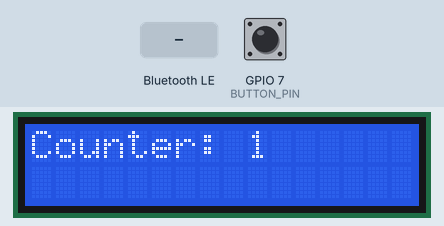
Bench run of a sketch on a simulated ESP32-S3. On the bench: 16×2 character LCD. The inputs (shaded band) are chosen by the test bench; at power-on: GPIO 7 (BUTTON_PIN) HIGH. Nothing arrives over Bluetooth unless stated; a phone connects over Bluetooth LE 3 s after start.

Above: at 1.6 s.
1.7 s: GPIO 7 (BUTTON_PIN) pulled LOW for 0.15 s
At 2.8 s:
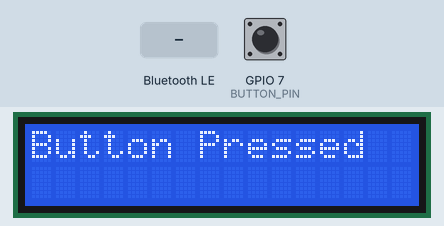
4.8 s: Bluetooth LE write "1" received
At 6.1 s:
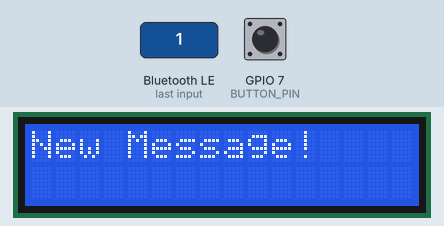
7.8 s: Bluetooth LE write "0" received
10.8 s: Bluetooth LE write "2" received
Timing chart, 0 to 13.8 s (numbered marks = the images above; inputs shaded):
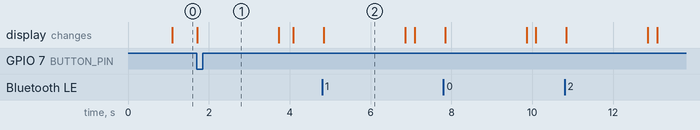

Measured:
- after the input at 1.7 s, the display: changes at once (image 1)
- after the input at 4.8 s, the display: changes at once (image 2)
- what the display in image 2 shows lasts 2.1 s, from 4.8 s to 6.9 s

The sketch:

lab3-3.ino
```cpp
// Filename: lab3-3.ino
// Authors: Ruiqi Liu, Hailey Yuan
// Date: 5/8/2026
// Description: This file runs ISRs from a button, BLE, and timer.
// Gemini-909

// INCLUDES

#include <Wire.h>
#include <LiquidCrystal_I2C.h>
#include <BLEDevice.h>
#include <BLEUtils.h>
#include <BLEServer.h>

// MACROS

#define BUTTON_PIN 7
// Generated random UUIDs for BLE Service and Characteristic
#define SERVICE_UUID        "4fafc201-1fb5-459e-8fcc-c5c9c331914b"
#define CHARACTERISTIC_UUID "beb5483e-36e1-4688-b7f5-ea07361b26a8"

// GLOBAL VARIABLES

// Initialize the LCD display
LiquidCrystal_I2C lcd(0x27, 16, 2);

volatile bool timer_flag = false;
volatile bool button_flag = false;
volatile bool ble_flag = false;

volatile int counter = 0;
volatile unsigned long last_button_time = 0; // Used for debouncing

// FUNCTIONS

// Name: timer_isr
// Description: updates LCD counter using the timer flag.
void IRAM_ATTR timer_isr() {
  counter++;           // Increment the counter
  timer_flag = true;   // Tell the main loop it's time to update the LCD
}

// Name: button_isr
// Description: Sets a flag when the button is pressed.
void IRAM_ATTR button_isr() {
  // Simple software debounce to prevent multiple triggers from one press
  unsigned long current_time = millis();
  if (current_time - last_button_time > 200) {
    button_flag = true; // Tell main loop the button was pressed
    last_button_time = current_time;
  }
}

// Class to handle interrupts from the LightBlue app
class MyCallbacks: public BLECharacteristicCallbacks {
  // Name: onWrite
  // Description: Sets a flag when a signal is recieved using BLE.
  void onWrite(BLECharacteristic *pCharacteristic) {
    // When a signal is received from the LightBlue app, set the flag
    ble_flag = true;
  }
};

// SETUP AND LOOP

hw_timer_t * timer = NULL; // Pointer to our hardware timer

void setup() {
  Serial.begin(115200);

  // =========> Initialize LCD display
  lcd.init();
  lcd.backlight();
  lcd.print("BLE Starting...");

  // Initialize BLE
  BLEDevice::init("whuck"); // Name that will appear in LightBlue app
  BLEServer *pServer = BLEDevice::createServer();
  BLEService *pService = pServer->createService(SERVICE_UUID);
  BLECharacteristic *pCharacteristic = pService->createCharacteristic(
                                         CHARACTERISTIC_UUID,
                                         BLECharacteristic::PROPERTY_READ |
                                         BLECharacteristic::PROPERTY_WRITE
                                       );

  pCharacteristic->setCallbacks(new MyCallbacks());
  pService->start();
  BLEAdvertising *pAdvertising = pServer->getAdvertising();
  pAdvertising->start();

  // Initialize Button Interrupt
  pinMode(BUTTON_PIN, INPUT_PULLUP);
  attachInterrupt(digitalPinToInterrupt(BUTTON_PIN), button_isr, FALLING);

  // Initialize Timer Interrupt
  // timerBegin(frequency): 1,000,000 Hz gives us a 1 microsecond resolution
  timer = timerBegin(1000000);
  timerAttachInterrupt(timer, &timer_isr);

  timerAlarm(timer, 1000000, true, 0);

  lcd.clear();
}

void loop() {
  // Check if Button was pressed
  if (button_flag) {
    button_flag = false; // Reset flag
    lcd.clear();
    lcd.setCursor(0, 0);
    lcd.print("Button Pressed");

    // Pause the LCD for 2 seconds.
    // The timer ISR is STILL running in the background incrementing the counter!
    delay(2000);
    lcd.clear();
    timer_flag = true; // Force LCD to immediately reprint the updated counter
  }

  // Check if BLE message was received
  if (ble_flag) {
    ble_flag = false; // Reset flag
    lcd.clear();
    lcd.setCursor(0, 0);
    lcd.print("New Message!");

    // Pause the LCD for 2 seconds.
    delay(2000);
    lcd.clear();
    timer_flag = true; // Force LCD to immediately reprint the updated counter
  }

  // Check if Timer went off (Updates every 1 second)
  if (timer_flag) {
    timer_flag = false; // Reset flag
    lcd.setCursor(0, 0);
    lcd.print("Counter: ");
    lcd.print(counter);
    lcd.print("   "); // Print extra spaces to clear any trailing characters
  }
}
```
